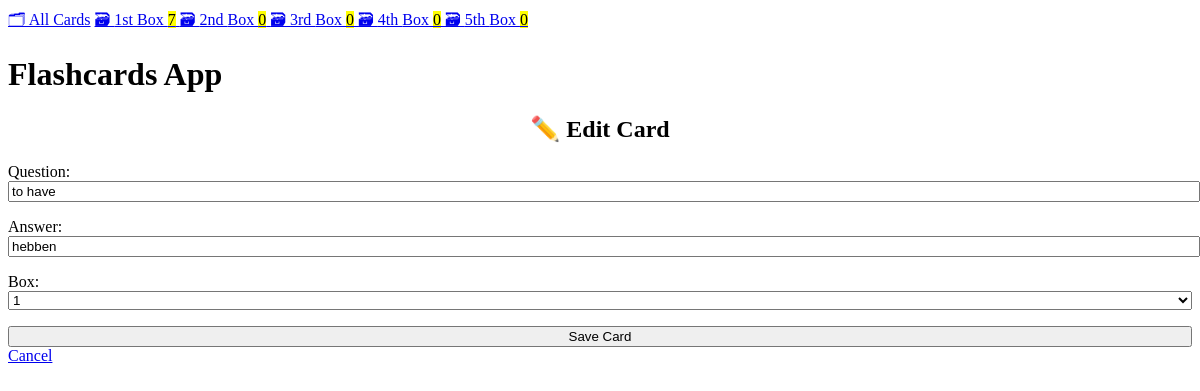
Screenshot of /edit/1 with the database file from the repository.
### cards/models.py (models this page shows, shortened)
class Card(models.Model):
    question = models.CharField(max_length=100)
    answer = models.CharField(max_length=100)
    box = models.IntegerField(
        choices=zip(BOXES, BOXES),
        default=BOXES[0],
    )
    date_created = models.DateTimeField(auto_now_add=True)

### cards/views.py (the view)
class CardUpdateView(CardCreateView, UpdateView):
    success_url = reverse_lazy("card-list")

### cards/templatetags/cards_tags.py (called while the page is built)
@register.inclusion_tag("cards/box_links.html")
def boxes_as_links():
    boxes = []
    for box_num in BOXES:
        card_count = Card.objects.filter(box=box_num).count()
        boxes.append({
            "number": box_num,
            "card_count": card_count,
        })
    return {"boxes": boxes}

### cards/templates/cards/card_form.html (shortened to what this page needs)
{% extends "cards/base.html" %}
{% block content %}
    {% if card %}
        <h2>✏️ Edit Card</h2>
    {% else %}
        <h2>✨ Create New Card</h2>
    {% endif %}
        <form method="post">
            {{ form.as_p }}
            <input type="submit" value="Save Card">
        </form>
    <a href="{% url 'card-list' %}">
        Cancel
    </a>
{% endblock %}

### cards/templates/cards/base.html (style rules this page uses)
:root { --accent: #6e48ad; --accent-bg: white; --bg: #fff; --text: #212121; --text-light: #585858; --border: #d8dae1; --code: #d81b60; --preformatted: #444; }
h2 { text-align: center; }
h2, h4 { margin-top: 0; }
input, select, textarea { width: 100%; }

### rows the page displays
Card: question "to have", answer "hebben", box "1"

### other values shown
{{ box.number | ordinal }} "1st" "2nd" "3rd" "4th" "5th"
{{ box.card_count }} "7" "0" "0" "0" "0"
